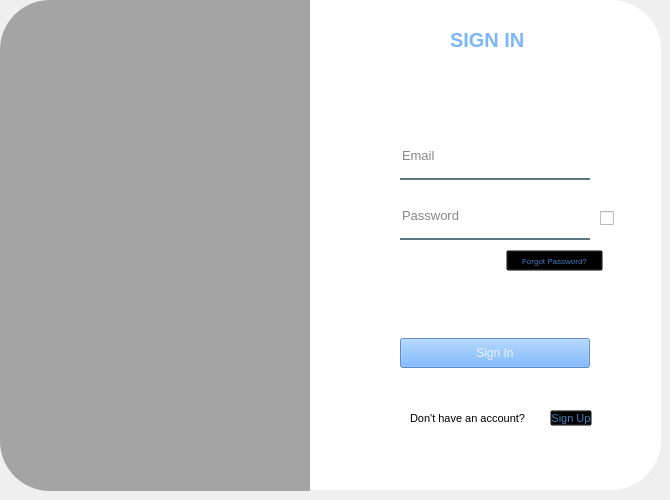
<?xml version="1.0" encoding="UTF-8"?>
<ui version="4.0">
 <class>Form</class>
 <widget class="QWidget" name="Form">
  <property name="geometry">
   <rect>
    <x>0</x>
    <y>0</y>
    <width>670</width>
    <height>500</height>
   </rect>
  </property>
  <property name="windowTitle">
   <string>Form</string>
  </property>
  <widget class="QWidget" name="widget" native="true">
   <property name="geometry">
    <rect>
     <x>0</x>
     <y>0</y>
     <width>671</width>
     <height>491</height>
    </rect>
   </property>
   <widget class="QLabel" name="label">
    <property name="geometry">
     <rect>
      <x>0</x>
      <y>0</y>
      <width>310</width>
      <height>491</height>
     </rect>
    </property>
    <property name="styleSheet">
     <string notr="true">border-image: url(:/resources/login-background.jpg);
border-top-left-radius: 50px;
border-bottom-left-radius: 50px;</string>
    </property>
    <property name="text">
     <string/>
    </property>
   </widget>
   <widget class="QLabel" name="label_2">
    <property name="geometry">
     <rect>
      <x>0</x>
      <y>0</y>
      <width>310</width>
      <height>491</height>
     </rect>
    </property>
    <property name="styleSheet">
     <string notr="true">background-color: rgba(0,0,0,80);
border-top-left-radius: 50px;
border-bottom-left-radius: 50px;</string>
    </property>
    <property name="text">
     <string/>
    </property>
   </widget>
   <widget class="QLabel" name="label_3">
    <property name="geometry">
     <rect>
      <x>310</x>
      <y>0</y>
      <width>351</width>
      <height>490</height>
     </rect>
    </property>
    <property name="font">
     <font>
      <pointsize>9</pointsize>
     </font>
    </property>
    <property name="styleSheet">
     <string notr="true">background-color:rgba(255,255,255,255);
border-top-right-radius: 50px;
border-bottom-right: 50px;
border-bottom-right-radius: 50px;</string>
    </property>
    <property name="text">
     <string/>
    </property>
   </widget>
   <widget class="QLabel" name="label_4">
    <property name="geometry">
     <rect>
      <x>450</x>
      <y>20</y>
      <width>100</width>
      <height>40</height>
     </rect>
    </property>
    <property name="font">
     <font>
      <pointsize>15</pointsize>
      <bold>true</bold>
     </font>
    </property>
    <property name="styleSheet">
     <string notr="true">color:rgba(87,161,248,200);</string>
    </property>
    <property name="text">
     <string>SIGN IN</string>
    </property>
   </widget>
   <widget class="QLineEdit" name="lineEdit">
    <property name="geometry">
     <rect>
      <x>400</x>
      <y>140</y>
      <width>190</width>
      <height>40</height>
     </rect>
    </property>
    <property name="font">
     <font>
      <pointsize>10</pointsize>
     </font>
    </property>
    <property name="styleSheet">
     <string notr="true">background-color:rgba(0,0,0,0);
border:none;
border-bottom:2px solid rgba(46,82,101,200);
color:rgba(0,0,0,240);
padding-bottom:7px;
</string>
    </property>
    <property name="placeholderText">
     <string>Email</string>
    </property>
   </widget>
   <widget class="QLineEdit" name="lineEdit_2">
    <property name="geometry">
     <rect>
      <x>400</x>
      <y>200</y>
      <width>190</width>
      <height>40</height>
     </rect>
    </property>
    <property name="font">
     <font>
      <pointsize>10</pointsize>
     </font>
    </property>
    <property name="styleSheet">
     <string notr="true">background-color:rgba(0,0,0,0);
border:none;
border-bottom:2px solid rgba(46,82,101,200);
color:rgba(0,0,0,240);
padding-bottom:7px;
</string>
    </property>
    <property name="placeholderText">
     <string>Password</string>
    </property>
   </widget>
   <widget class="QPushButton" name="pushButton">
    <property name="geometry">
     <rect>
      <x>400</x>
      <y>338</y>
      <width>190</width>
      <height>30</height>
     </rect>
    </property>
    <property name="font">
     <font>
      <kerning>false</kerning>
     </font>
    </property>
    <property name="styleSheet">
     <string notr="true">background-color:rgba(87,161,248,200);
color:rgba(255,255,255,200);</string>
    </property>
    <property name="text">
     <string>Sign In</string>
    </property>
   </widget>
   <widget class="QLabel" name="label_5">
    <property name="geometry">
     <rect>
      <x>410</x>
      <y>410</y>
      <width>136</width>
      <height>16</height>
     </rect>
    </property>
    <property name="font">
     <font>
      <pointsize>8</pointsize>
     </font>
    </property>
    <property name="text">
     <string>Don't have an account?</string>
    </property>
   </widget>
   <widget class="QToolButton" name="toolButton">
    <property name="geometry">
     <rect>
      <x>550</x>
      <y>410</y>
      <width>42</width>
      <height>16</height>
     </rect>
    </property>
    <property name="font">
     <font>
      <pointsize>8</pointsize>
     </font>
    </property>
    <property name="styleSheet">
     <string notr="true">background-color:rgba(0,0,0,0);
color:rgba(87,161,248,200);</string>
    </property>
    <property name="text">
     <string>Sign Up</string>
    </property>
   </widget>
   <widget class="QToolButton" name="toolButton_2">
    <property name="geometry">
     <rect>
      <x>506</x>
      <y>250</y>
      <width>97</width>
      <height>21</height>
     </rect>
    </property>
    <property name="font">
     <font>
      <pointsize>6</pointsize>
     </font>
    </property>
    <property name="styleSheet">
     <string notr="true">background-color:rgba(0,0,0,0);
color:rgba(87,161,248,200);</string>
    </property>
    <property name="text">
     <string>Forgot Password?</string>
    </property>
   </widget>
   <widget class="QLabel" name="label_6">
    <property name="geometry">
     <rect>
      <x>430</x>
      <y>450</y>
      <width>125</width>
      <height>16</height>
     </rect>
    </property>
    <property name="font">
     <font>
      <pointsize>8</pointsize>
     </font>
    </property>
    <property name="text">
     <string/>
    </property>
   </widget>
   <widget class="QCheckBox" name="checkBox">
    <property name="geometry">
     <rect>
      <x>600</x>
      <y>206</y>
      <width>24</width>
      <height>24</height>
     </rect>
    </property>
    <property name="styleSheet">
     <string notr="true">QCheckBox::indicator:checked{image: url(:/resources/hide_password.png);}
QCheckBox::indicator:unchecked{image: url(:/resources/show_password.png);}</string>
    </property>
    <property name="text">
     <string/>
    </property>
   </widget>
  </widget>
 </widget>
 <resources>
  <include location="../../../../../../Github Repositories/Call-A-Doctor/UI/Login_Resources.qrc"/>
  <include location="../Login_Resources.qrc"/>
 </resources>
 <connections/>
</ui>
